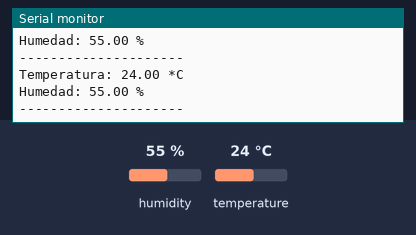
Recording of a sketch running on a simulated Arduino Uno, built with avr-gcc and run on an emulated ATmega328P. On the bench: the last lines printed to the serial monitor. The test bench sets the inputs (shaded band); at power-on: humidity 55 %, temperature 24 °C.

Above: at 2.9 s.
3.0 s: humidity set to 22 %
At 4.6 s:
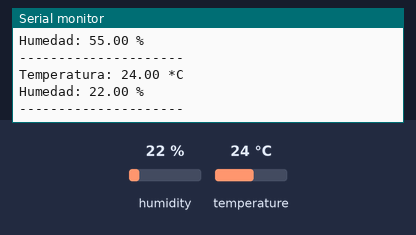
5.8 s: temperature set to 12 °C
At 6.8 s:
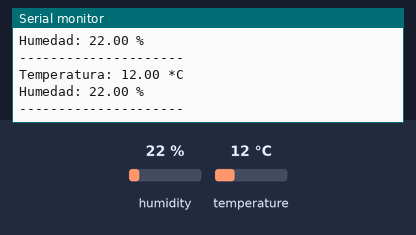
8.6 s: humidity set to 40 %
At 11.0 s:
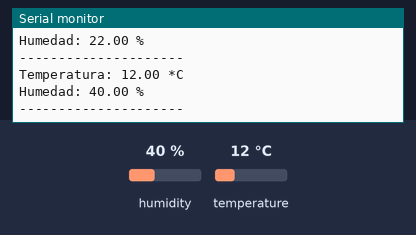
Timing chart, 0 to 12.5 s (numbered marks = the images above; inputs shaded):
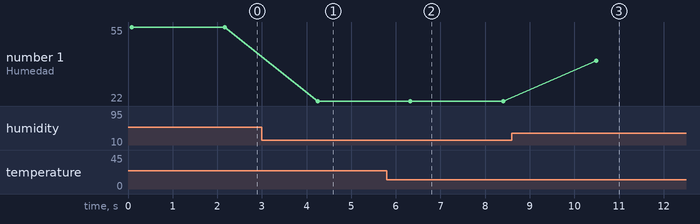

The sketch:

Temperatura_y_presion.ino
```cpp
#include <Wire.h>
#include <Adafruit_AHTX0.h>

Adafruit_AHTX0 aht;

void setup() {
  Serial.begin(115200);
  while (!Serial) delay(10);

  Serial.println("Prueba de AHT10/AHT20");

  if (!aht.begin()) {
    Serial.println("No se detecta el AHT10/AHT20, revisa conexiones!");
    while (1) delay(10);
  }
  Serial.println("Sensor AHT10/AHT20 detectado correctamente.");
}

void loop() {
  sensors_event_t humedad, temp;
  aht.getEvent(&humedad, &temp); // obtiene las lecturas

  Serial.print("Temperatura: ");
  Serial.print(temp.temperature);
  Serial.println(" *C");

  Serial.print("Humedad: ");
  Serial.print(humedad.relative_humidity);
  Serial.println(" %");

  Serial.println("---------------------");
  delay(2000);
}
```

Measured:
- after the input at 3.0 s, the serial monitor: prints a new line after 1.2 s (image 1)
- after the input at 5.8 s, the serial monitor: prints a new line after 0.53 s (image 2)
- after the input at 8.6 s, the serial monitor: prints a new line after 1.9 s (image 3)
- plotted number 1: 55 → 22 after the input at 3.0 s, 22 → 40 after the input at 8.6 s
